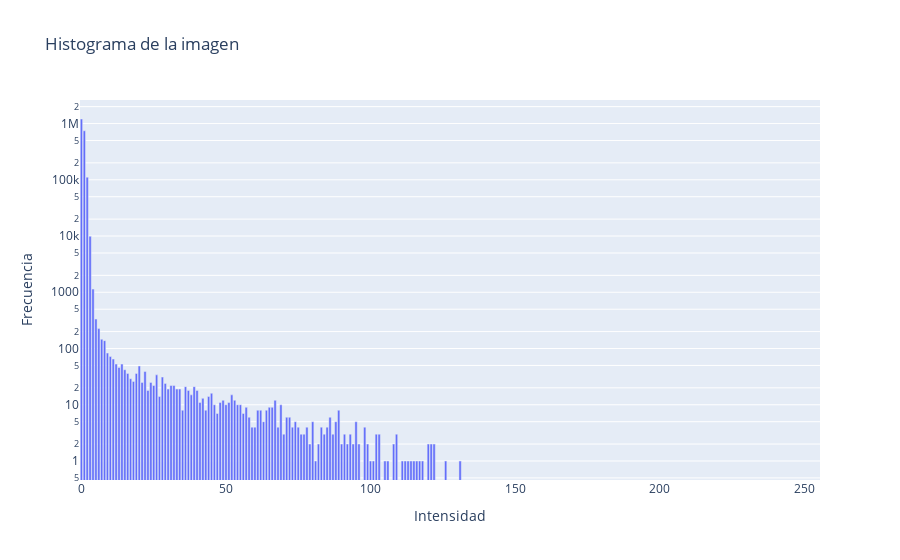

The cell this chart's notebook holds for it:
### Markdown cell above
A excepción de dos casos en los que el umbral parece ser más razonable: frame 1350 y frame 1800. Comparemos los histogramas del frame 1350 con los de, por ejemplo, la imagen 900

### Code cell
plot_image_histogram(
  get_frame("frame_1350.jpg")["tophat"],
  # Escala logarítmica
  log_y=True,
)

### Figure 1 — Plotly figure (JSON) as saved in the notebook; plotly's stock layout.template omitted (floating-point values rounded to 4 significant figures; data arrays with more than 128 entries replaced by an {"elided": "..."} marker saying what was removed)
{"data": [{"alignmentgroup": "True", "hovertemplate": "Intensidad=%{x}<br>Frecuencia=%{y}<extra></extra>", "legendgroup": "", "marker": {"color": "#636efa", "pattern": {"shape": ""}}, "name": "", "offsetgroup": "", "orientation": "v", "showlegend": false, "textposition": "auto", "type": "bar", "x": {"elided": "256 int values"}, "xaxis": "x", "y": {"elided": "256 int values"}, "yaxis": "y"}], "layout": {"barmode": "relative", "legend": {"tracegroupgap": 0}, "title": {"text": "Histograma de la imagen"}, "xaxis": {"anchor": "y", "domain": [0, 1], "title": {"text": "Intensidad"}}, "yaxis": {"anchor": "x", "domain": [0, 1], "title": {"text": "Frecuencia"}, "type": "log"}}}
